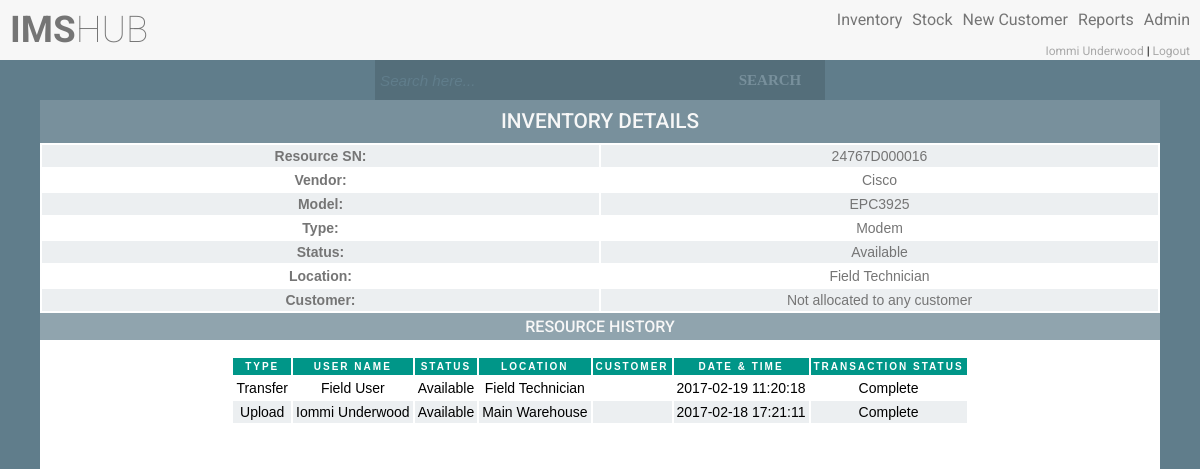
/viewInventoryDetails.php?id=77 (signed in), run on an earlier commit of the app's database.
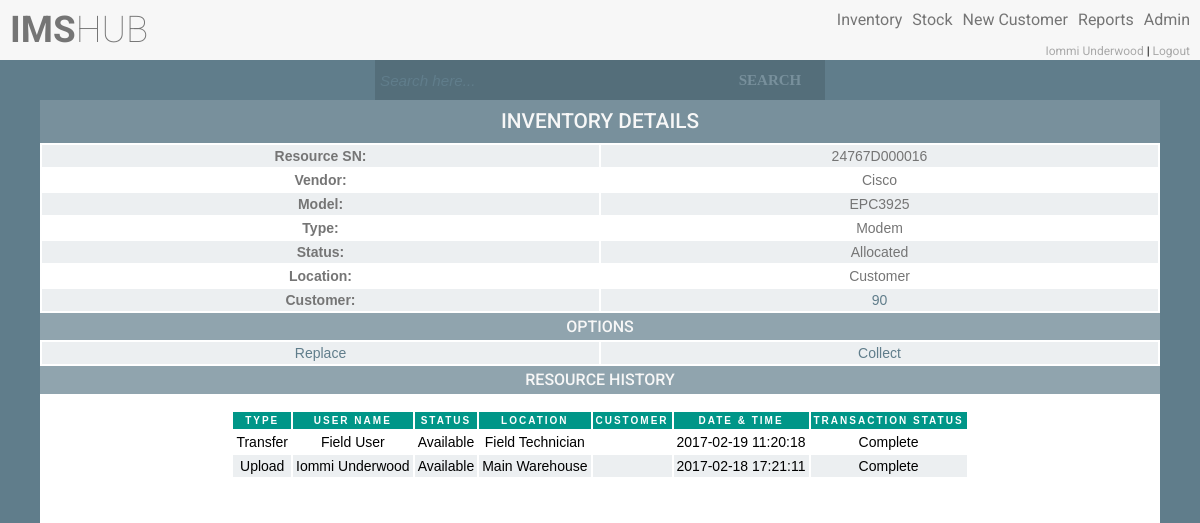
And on a later commit of the database.
### tables this page shows
CREATE TABLE `users` (
  `uid` int(11) NOT NULL AUTO_INCREMENT,
  `name` varchar(50) NOT NULL,
  `surname` varchar(50) NOT NULL,
  `email` varchar(50) NOT NULL,
  `username` varchar(30) NOT NULL,
  `password` varchar(100) NOT NULL,
  `salt` varchar(32) NOT NULL,
  `user_type_id` int(11) NOT NULL,
  `user_status_id` int(11) NOT NULL,
  `resource_location_id` int(11) DEFAULT NULL,
  PRIMARY KEY (`uid`),
  UNIQUE KEY `uq_email` (`email`),
  UNIQUE KEY `uq_username` (`username`),
  KEY `fk_user_type_id` (`user_type_id`),
  KEY `fk_user_status_id` (`user_status_id`),
  CONSTRAINT `fk_user_status_id` FOREIGN KEY (`user_status_id`) REFERENCES `user_statuses` (`user_status_id`),
  CONSTRAINT `fk_user_type_id` FOREIGN KEY (`user_type_id`) REFERENCES `user_types` (`user_type_id`)
);

CREATE TABLE `resources` (
  `resource_id` int(11) NOT NULL AUTO_INCREMENT,
  `resource_unique_value` varchar(50) NOT NULL,
  `resource_model_id` int(11) NOT NULL,
  `resource_type_id` int(11) NOT NULL,
  `voucher_value_id` int(11) DEFAULT NULL,
  `resource_status_id` int(11) NOT NULL,
  `resource_location_id` int(11) NOT NULL,
  `customer_account_id` int(11) DEFAULT NULL,
  `last_transaction_id` int(11) DEFAULT NULL,
  `resource_latitude` float(10,6) DEFAULT NULL,
  `resource_longitude` float(10,6) DEFAULT NULL,
  `last_update_user` int(11) NOT NULL,
  PRIMARY KEY (`resource_id`),
  UNIQUE KEY `resource_unique_value_UNIQUE` (`resource_unique_value`),
  KEY `fk_resource_status_id` (`resource_status_id`),
  KEY `fk_resource_type_id` (`resource_type_id`),
  KEY `fk_resource_location_id` (`resource_location_id`),
  KEY `fk_customer_account_id` (`customer_account_id`),
  KEY `fk_resource_model_id` (`resource_model_id`),
  KEY `fk_voucher_value_id` (`voucher_value_id`),
  KEY `fk_last_transaction_id` (`last_transaction_id`),
  KEY `ix_resource_unique_value` (`resource_unique_value`),
  CONSTRAINT `fk_customer_account_id` FOREIGN KEY (`customer_account_id`) REFERENCES `customer_accounts` (`customer_account_id`),
  CONSTRAINT `fk_last_transaction_id` FOREIGN KEY (`last_transaction_id`) REFERENCES `transactions` (`transaction_id`),
  CONSTRAINT `fk_resource_location_id` FOREIGN KEY (`resource_location_id`) REFERENCES `resource_locations` (`resource_location_id`),
  CONSTRAINT `fk_resource_model_id` FOREIGN KEY (`resource_model_id`) REFERENCES `resource_models` (`resource_model_id`),
  CONSTRAINT `fk_resource_status_id` FOREIGN KEY (`resource_status_id`) REFERENCES `resource_statuses` (`resource_status_id`),
  CONSTRAINT `fk_voucher_value_id` FOREIGN KEY (`voucher_value_id`) REFERENCES `voucher_values` (`voucher_value_id`)
);

CREATE TABLE `resource_brands` (
  `resource_brand_id` int(11) NOT NULL AUTO_INCREMENT,
  `resource_brand` varchar(50) NOT NULL,
  PRIMARY KEY (`resource_brand_id`),
  UNIQUE KEY `uq_resource_brand` (`resource_brand`)
);

CREATE TABLE `resource_types` (
  `resource_type_id` int(11) NOT NULL AUTO_INCREMENT,
  `resource_type` varchar(50) NOT NULL,
  PRIMARY KEY (`resource_type_id`),
  UNIQUE KEY `uq_resource_type` (`resource_type`)
);

CREATE TABLE `resource_statuses` (
  `resource_status_id` int(11) NOT NULL AUTO_INCREMENT,
  `resource_status` varchar(50) NOT NULL,
  PRIMARY KEY (`resource_status_id`),
  UNIQUE KEY `uq_resource_status` (`resource_status`)
);

CREATE TABLE `resource_locations` (
  `resource_location_id` int(11) NOT NULL AUTO_INCREMENT,
  `resource_location_name` varchar(50) NOT NULL,
  `resource_location_description` varchar(200) NOT NULL,
  `resource_location_type_id` int(11) NOT NULL,
  `latitude` float(10,6) DEFAULT NULL,
  `longitude` float(10,6) DEFAULT NULL,
  PRIMARY KEY (`resource_location_id`),
  UNIQUE KEY `uq_resource_location_name` (`resource_location_name`),
  UNIQUE KEY `uq_resource_location_description` (`resource_location_description`),
  KEY `fk_resource_location_type_id` (`resource_location_type_id`),
  CONSTRAINT `fk_resource_location_type_id` FOREIGN KEY (`resource_location_type_id`) REFERENCES `resource_location_types` (`resource_location_type_id`)
);

### classes/inventory.php (the view, shortened to what the rows shown need)
<?php
class inventory
{
    private $_db,
        $_data;
    public function __construct($user = null)
    {
        $this->_db = db::getInstance();
    }
            ?>
        <?php
    public function getInventoryDetails($resourceId)
    {
        $sql = "SELECT
                    r.resource_id,
                    r.resource_unique_value,
                    rb.resource_brand,
                    CONCAT(rm.resource_model,
                            ' ',
                            IFNULL(r.voucher_value_id, '')) AS model,
                    rt.resource_type,
                    rs.resource_status,
                    rl.resource_location_name,
                    r.customer_account_id,
                    r.resource_latitude,
                    r.resource_longitude
                FROM
                    ims.resources r
                        INNER JOIN
                    ims.resource_models rm ON r.resource_model_id = rm.resource_model_id
                        INNER JOIN
                    ims.resource_brands rb ON rm.resource_brand_id = rb.resource_brand_id
                        INNER JOIN
                    ims.resource_types rt ON r.resource_type_id = rt.resource_type_id
                        INNER JOIN
                    ims.resource_statuses rs ON r.resource_status_id = rs.resource_status_id
                        INNER JOIN
                    ims.resource_locations rl ON r.resource_location_id = rl.resource_location_id
                where r.resource_id = {$resourceId}";
        $get = $this->_db->query($sql);
        if (!$get->count()) {
            echo 'could not get data';
        } else {
            foreach ($get->results() as $i) {
                $customer = 'Not allocated to any customer';
                $resourceUniqueValue = escape($i->resource_unique_value);
                $resourceBrand = escape($i->resource_brand);
                $resourceModel = escape($i->model);
                $resourceType = escape($i->resource_type);
                $resourceStatus = escape($i->resource_status);
                $resourceLocation = escape($i->resource_location_name);
                if (isset($i->customer_account_id)) {
                    $customerId = escape($i->customer_account_id);
                    $customer = '<a href="viewCustomerDetails.php?id=' . $customerId . '">' . $customerId . '</a>';
                }
                ?>
                <div class="separator">
                    <h1>Inventory Details</h1>
                </div>
                <table class="ctable">
                    <tr>
                        <td><b>Resource SN: </b></td>
                        <td><?php echo $resourceUniqueValue; ?></td>
                    </tr>
                    <tr>
                        <td><b>Vendor: </b></td>
                        <td><?php echo $resourceBrand; ?></td>
                    </tr>
                    <tr>
                        <td><b>Model: </b></td>
                        <td><?php echo $resourceModel; ?></td>
                    </tr>
                    <tr>
                        <td><b>Type: </b></td>
                        <td><?php echo $resourceType; ?></td>
                    </tr>
                    <tr>
                        <td><b>Status: </b></td>
                        <td><?php echo $resourceStatus; ?></td>
                    </tr>
                    <tr>
                        <td><b>Location: </b></td>
                        <td><?php echo $resourceLocation; ?></td>
                    </tr>
                    <tr>
                        <td><b>Customer: </b></td>
                        <td><?php echo $customer; ?></td>
                    </tr>
                </table>
                        <?php
            }
        }
    }
    public function getResourceHistory($resourceId)
    {
        ?>
        <div class="separator">
            <h2>Resource History</h2>
        </div>
        <?php
        $sql = "SELECT
                    t.transaction_id,
                    CONCAT(u.name, ' ', u.surname) as fullName,
                    rs.resource_status,
                    rl.resource_location_name,
                    t.customer_account_id,
                    t.initiation_timestamp,
                    tt.transaction_type,
                    ts.transaction_status
                FROM
                    ims.transactions t
                        INNER JOIN
                    ims.users u ON t.uid = u.uid
                        INNER JOIN
                    ims.resources r ON t.resource_id = r.resource_id
                        INNER JOIN
                    ims.resource_statuses rs ON t.resource_status_id = rs.resource_status_id
                        INNER JOIN
                    ims.resource_locations rl ON t.resource_location_id = rl.resource_location_id
                        INNER JOIN
                    ims.transaction_types tt ON t.transaction_type_id = tt.transaction_type_id
                        INNER JOIN
                    ims.transaction_statuses ts ON t.transaction_status_id = ts.transaction_status_id
                WHERE
                    t.resource_id = {$resourceId}
                ORDER BY t.transaction_id DESC";
        $get = $this->_db->query($sql);
        if (!$get->count()) {
        } else {
            ?>
            <div class="center-table">
                <table>
                    <tr>
                        <th>Type</th>
                        <th>User Name</th>
                        <th>Status</th>
                        <th>Location</th>
                        <th>Customer</th>
                        <th>Date & Time</th>
                        <th>Transaction Status</th>
                    </tr>
                </table>
            </div>
            <?php
        }
    }
    public function getInventoryOptions($resourceId)
    {
        $sql = "select
                    r.resource_id,
                    rs.resource_status_id,
                    rl.resource_location_id,
                    rl.resource_location_type_id,
                    r.customer_account_id,
                    rm.sell,
                    rm.install
                FROM
                    ims.resources r
                        LEFT JOIN
                    ims.resource_models rm ON r.resource_model_id = rm.resource_model_id
                        LEFT JOIN
                    ims.resource_statuses rs ON r.resource_status_id = rs.resource_status_id
                        LEFT JOIN
                    ims.resource_locations rl ON r.resource_location_id = rl.resource_location_id
                where r.resource_id like '$resourceId'";
        $get = $this->_db->query($sql);
        if (!$get->count()) {
        } else {
            foreach ($get->results() as $r) {
                $customerId = NULL;
                $resourceId = escape($r->resource_id);
                $resourceStatusId = escape($r->resource_status_id);
                $resourceLocationId = escape($r->resource_location_id);
                if (isset($r->customer_account_id)) {
                    $customerId = escape($r->customer_account_id);
                }
                $installFlag = escape($r->install);
                $user = new user();
                if ($installFlag == 1 && $customerId == null && $resourceStatusId == 1 && $resourceLocationId !== 7) {
                } elseif ($installFlag == 1 && $customerId !== null && $resourceStatusId == 2 && $resourceLocationId == 7) {
                    echo '<div class="separator">';
                    echo '<h2>options</h2>';
                    echo '</div>';
                    echo '<table class="ctable">';
                    echo '<tr>';
                    if ($user->hasPermission('orderReplaceResource') || $user->hasPermission('allAccess')) {
                        echo '<td><a href="replaceResource.php?id=' . $resourceId . '">Replace</a></td>';
                    }
                    if ($user->hasPermission('orderCollectResource') || $user->hasPermission('allAccess')) {
                        echo '<td><a href="collectResource.php?id=' . $resourceId . '">Collect</a></td>';
                    }
                    echo '</tr>';
                    echo '</table>';
                } else {
                }
            }
        }
    }
}

### header.php (shortened to what the rows shown need)
<?php
$user = new user();
if ($user->isLoggedIn()) {
    $name = escape($user->data()->name);
    $surname = escape($user->data()->surname);
    ?>
    <!DOCTYPE html>
    <html>
    <head>
        <link rel='stylesheet prefetch'
              href='http://ajax.googleapis.com/ajax/libs/jqueryui/1.11.2/themes/smoothness/jquery-ui.css'>
        <link rel="stylesheet" href="//code.jquery.com/ui/1.12.1/themes/base/jquery-ui.css">
        <link rel="stylesheet" href="css/style.css">
    </head>
    <body>
    <div class="width-height">
        <div class="fixheader">
            <div class="header">
                <div class="logo">
                    <?php
                    if ($user->hasPermission('access') || $user->hasPermission('allAccess')) {
                        echo '<h1 class="header-heading"><a href="main.php"><strong>IMS</strong>HUB</a></h1>';
                    }
                    ?>
                </div>
                <div class="menu">
                    <ul class="nav">
                        <?php
                        if ($user->hasPermission('access') || $user->hasPermission('allAccess')) {
                            echo '<br><div  class="user">
                                    <a href="profile.php">' . $name . ' ' . $surname . '</a>
                                    |
                                    <a href="logout.php">Logout</a>
                                  </div>';
                        }
                        ?>
                    </ul>
                </div>
            </div>
        </div>
    </body>
    </html>
    <?php
} else {
    $hash = new hash();
    redirect::to('index.php?' . hash::sha256('nologin' . $hash->getSalt()));
}
?>

What changed in the data, as far as the page shows it:
changed resources "Cisco": resource_status.resource_status "Available" → "Allocated"; resource_location.resource_location_name "Field Technician" → "Customer"; customer_account_id empty → 90 (drawn); customer_account (not shown) → "90"; customer "Not allocated to any customer" → (not shown)
